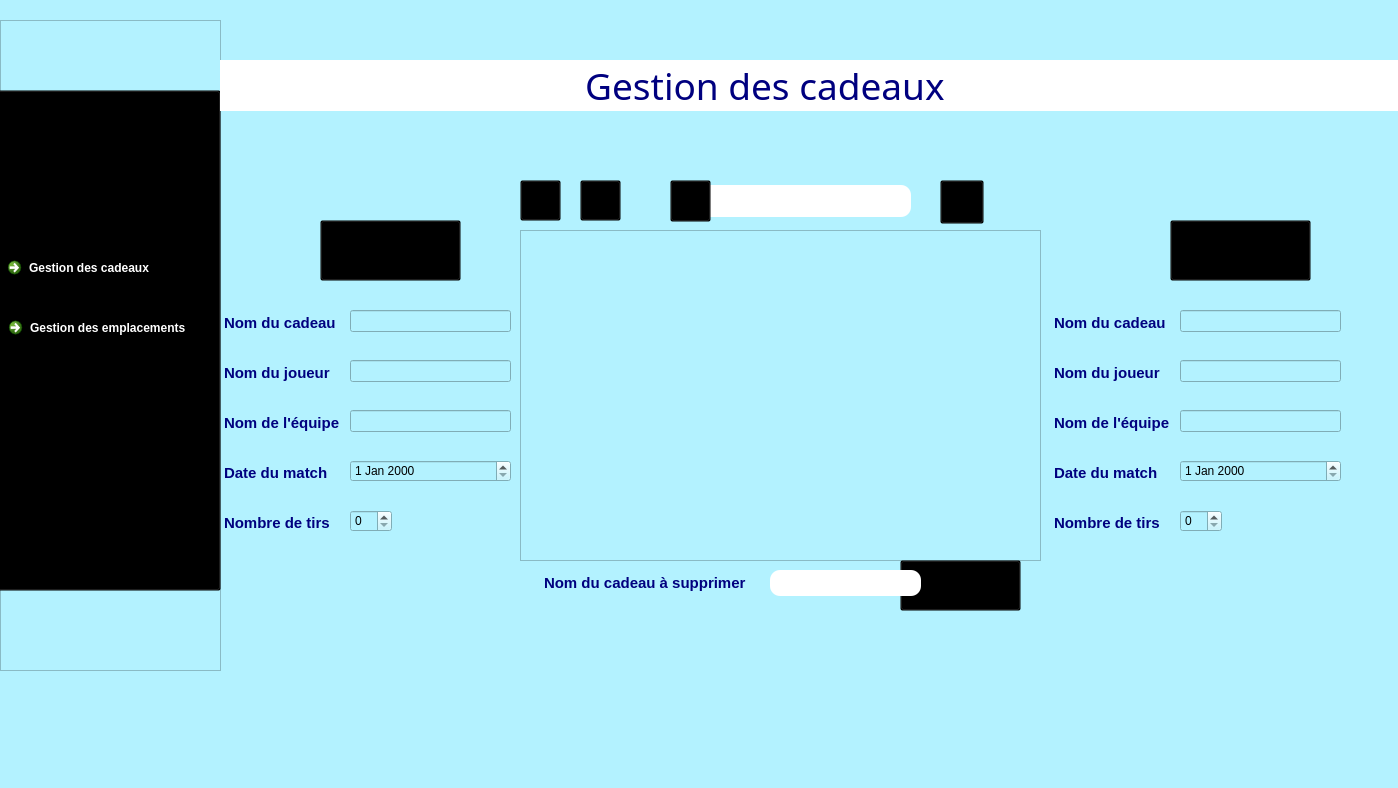
<?xml version="1.0" encoding="UTF-8"?>
<ui version="4.0">
 <class>gescadeau</class>
 <widget class="QMainWindow" name="gescadeau">
  <property name="geometry">
   <rect>
    <x>0</x>
    <y>0</y>
    <width>1398</width>
    <height>788</height>
   </rect>
  </property>
  <property name="windowTitle">
   <string>MainWindow</string>
  </property>
  <property name="styleSheet">
   <string notr="true">background-color: rgb(179, 242, 255);</string>
  </property>
  <widget class="QWidget" name="centralwidget">
   <widget class="QFrame" name="frame">
    <property name="geometry">
     <rect>
      <x>0</x>
      <y>20</y>
      <width>221</width>
      <height>651</height>
     </rect>
    </property>
    <property name="styleSheet">
     <string notr="true">background-image: url(:/back.png);</string>
    </property>
    <property name="frameShape">
     <enum>QFrame::StyledPanel</enum>
    </property>
    <property name="frameShadow">
     <enum>QFrame::Raised</enum>
    </property>
    <widget class="QPushButton" name="pushButton_2">
     <property name="geometry">
      <rect>
       <x>80</x>
       <y>560</y>
       <width>51</width>
       <height>51</height>
      </rect>
     </property>
     <property name="styleSheet">
      <string notr="true">*{
width: 10px;

background-color: transparent;
border-image: url(C:/Users/HP/Desktop/projet/image/exit.png);
background: none;
border: none;
background-repeat: none;
}

*:hover
{
width: 10px;
background-color: transparent;

border-image: url(C:/Users/HP/Desktop/projet/image/exit1.png);
background: none;
border: none;
background-repeat: none;
}</string>
     </property>
     <property name="text">
      <string/>
     </property>
    </widget>
    <widget class="QPushButton" name="pushButton_6">
     <property name="geometry">
      <rect>
       <x>-180</x>
       <y>70</y>
       <width>401</width>
       <height>501</height>
      </rect>
     </property>
     <property name="styleSheet">
      <string notr="true">*{


background-color: transparent;
	background-image: url(:/man.png);

}

*:hover
{

background-color: transparent;

}</string>
     </property>
     <property name="text">
      <string/>
     </property>
    </widget>
    <widget class="QCommandLinkButton" name="commandLinkButton">
     <property name="geometry">
      <rect>
       <x>0</x>
       <y>230</y>
       <width>221</width>
       <height>41</height>
      </rect>
     </property>
     <property name="styleSheet">
      <string notr="true">color: rgb(255, 255, 255);</string>
     </property>
     <property name="text">
      <string>Gestion des cadeaux</string>
     </property>
    </widget>
    <widget class="QCommandLinkButton" name="commandLinkButton_2">
     <property name="geometry">
      <rect>
       <x>1</x>
       <y>290</y>
       <width>221</width>
       <height>41</height>
      </rect>
     </property>
     <property name="styleSheet">
      <string notr="true">color: rgb(255, 255, 255);</string>
     </property>
     <property name="text">
      <string>Gestion des emplacements</string>
     </property>
    </widget>
   </widget>
   <widget class="QTextEdit" name="textEdit">
    <property name="enabled">
     <bool>false</bool>
    </property>
    <property name="geometry">
     <rect>
      <x>220</x>
      <y>310</y>
      <width>151</width>
      <height>45</height>
     </rect>
    </property>
    <property name="styleSheet">
     <string notr="true">*
{
background:transparent;
border:none
}</string>
    </property>
    <property name="html">
     <string>&lt;!DOCTYPE HTML PUBLIC &quot;-//W3C//DTD HTML 4.0//EN&quot; &quot;http://www.w3.org/TR/REC-html40/strict.dtd&quot;&gt;
&lt;html&gt;&lt;head&gt;&lt;meta name=&quot;qrichtext&quot; content=&quot;1&quot; /&gt;&lt;style type=&quot;text/css&quot;&gt;
p, li { white-space: pre-wrap; }
&lt;/style&gt;&lt;/head&gt;&lt;body style=&quot; font-family:'MS Shell Dlg 2'; font-size:8.25pt; font-weight:400; font-style:normal;&quot;&gt;
&lt;p style=&quot; margin-top:0px; margin-bottom:0px; margin-left:0px; margin-right:0px; -qt-block-indent:0; text-indent:0px;&quot;&gt;&lt;span style=&quot; font-family:'MS Shell Dlg 2'; font-size:11pt; font-weight:600; color:#00007f;&quot;&gt;Nom du cadeau&lt;/span&gt;&lt;/p&gt;&lt;/body&gt;&lt;/html&gt;</string>
    </property>
   </widget>
   <widget class="QTextEdit" name="textEdit_2">
    <property name="enabled">
     <bool>false</bool>
    </property>
    <property name="geometry">
     <rect>
      <x>220</x>
      <y>360</y>
      <width>151</width>
      <height>45</height>
     </rect>
    </property>
    <property name="styleSheet">
     <string notr="true">*
{
background:transparent;
border:none
}</string>
    </property>
    <property name="html">
     <string>&lt;!DOCTYPE HTML PUBLIC &quot;-//W3C//DTD HTML 4.0//EN&quot; &quot;http://www.w3.org/TR/REC-html40/strict.dtd&quot;&gt;
&lt;html&gt;&lt;head&gt;&lt;meta name=&quot;qrichtext&quot; content=&quot;1&quot; /&gt;&lt;style type=&quot;text/css&quot;&gt;
p, li { white-space: pre-wrap; }
&lt;/style&gt;&lt;/head&gt;&lt;body style=&quot; font-family:'MS Shell Dlg 2'; font-size:8.25pt; font-weight:400; font-style:normal;&quot;&gt;
&lt;p style=&quot; margin-top:0px; margin-bottom:0px; margin-left:0px; margin-right:0px; -qt-block-indent:0; text-indent:0px;&quot;&gt;&lt;span style=&quot; font-family:'MS Shell Dlg 2'; font-size:11pt; font-weight:600; color:#00007f;&quot;&gt;Nom du joueur&lt;/span&gt;&lt;/p&gt;&lt;/body&gt;&lt;/html&gt;</string>
    </property>
   </widget>
   <widget class="QTextEdit" name="textEdit_3">
    <property name="enabled">
     <bool>false</bool>
    </property>
    <property name="geometry">
     <rect>
      <x>220</x>
      <y>510</y>
      <width>151</width>
      <height>45</height>
     </rect>
    </property>
    <property name="styleSheet">
     <string notr="true">*
{
background:transparent;
border:none
}</string>
    </property>
    <property name="html">
     <string>&lt;!DOCTYPE HTML PUBLIC &quot;-//W3C//DTD HTML 4.0//EN&quot; &quot;http://www.w3.org/TR/REC-html40/strict.dtd&quot;&gt;
&lt;html&gt;&lt;head&gt;&lt;meta name=&quot;qrichtext&quot; content=&quot;1&quot; /&gt;&lt;style type=&quot;text/css&quot;&gt;
p, li { white-space: pre-wrap; }
&lt;/style&gt;&lt;/head&gt;&lt;body style=&quot; font-family:'MS Shell Dlg 2'; font-size:8.25pt; font-weight:400; font-style:normal;&quot;&gt;
&lt;p style=&quot; margin-top:0px; margin-bottom:0px; margin-left:0px; margin-right:0px; -qt-block-indent:0; text-indent:0px;&quot;&gt;&lt;span style=&quot; font-family:'MS Shell Dlg 2'; font-size:11pt; font-weight:600; color:#00007f;&quot;&gt;Nombre de tirs&lt;/span&gt;&lt;/p&gt;&lt;/body&gt;&lt;/html&gt;</string>
    </property>
   </widget>
   <widget class="QTextEdit" name="textEdit_5">
    <property name="enabled">
     <bool>false</bool>
    </property>
    <property name="geometry">
     <rect>
      <x>220</x>
      <y>410</y>
      <width>151</width>
      <height>45</height>
     </rect>
    </property>
    <property name="styleSheet">
     <string notr="true">*
{
background:transparent;
border:none
}</string>
    </property>
    <property name="html">
     <string>&lt;!DOCTYPE HTML PUBLIC &quot;-//W3C//DTD HTML 4.0//EN&quot; &quot;http://www.w3.org/TR/REC-html40/strict.dtd&quot;&gt;
&lt;html&gt;&lt;head&gt;&lt;meta name=&quot;qrichtext&quot; content=&quot;1&quot; /&gt;&lt;style type=&quot;text/css&quot;&gt;
p, li { white-space: pre-wrap; }
&lt;/style&gt;&lt;/head&gt;&lt;body style=&quot; font-family:'MS Shell Dlg 2'; font-size:8.25pt; font-weight:400; font-style:normal;&quot;&gt;
&lt;p style=&quot; margin-top:0px; margin-bottom:0px; margin-left:0px; margin-right:0px; -qt-block-indent:0; text-indent:0px;&quot;&gt;&lt;span style=&quot; font-family:'MS Shell Dlg 2'; font-size:11pt; font-weight:600; color:#00007f;&quot;&gt;Nom de l'équipe&lt;/span&gt;&lt;/p&gt;&lt;/body&gt;&lt;/html&gt;</string>
    </property>
   </widget>
   <widget class="QTextEdit" name="textEdit_6">
    <property name="enabled">
     <bool>false</bool>
    </property>
    <property name="geometry">
     <rect>
      <x>220</x>
      <y>460</y>
      <width>151</width>
      <height>45</height>
     </rect>
    </property>
    <property name="styleSheet">
     <string notr="true">*
{
background:transparent;
border:none
}</string>
    </property>
    <property name="html">
     <string>&lt;!DOCTYPE HTML PUBLIC &quot;-//W3C//DTD HTML 4.0//EN&quot; &quot;http://www.w3.org/TR/REC-html40/strict.dtd&quot;&gt;
&lt;html&gt;&lt;head&gt;&lt;meta name=&quot;qrichtext&quot; content=&quot;1&quot; /&gt;&lt;style type=&quot;text/css&quot;&gt;
p, li { white-space: pre-wrap; }
&lt;/style&gt;&lt;/head&gt;&lt;body style=&quot; font-family:'MS Shell Dlg 2'; font-size:8.25pt; font-weight:400; font-style:normal;&quot;&gt;
&lt;p style=&quot; margin-top:0px; margin-bottom:0px; margin-left:0px; margin-right:0px; -qt-block-indent:0; text-indent:0px;&quot;&gt;&lt;span style=&quot; font-family:'MS Shell Dlg 2'; font-size:11pt; font-weight:600; color:#00007f;&quot;&gt;Date du match &lt;/span&gt;&lt;/p&gt;&lt;/body&gt;&lt;/html&gt;</string>
    </property>
   </widget>
   <widget class="QLineEdit" name="nomjoueur">
    <property name="geometry">
     <rect>
      <x>350</x>
      <y>360</y>
      <width>161</width>
      <height>22</height>
     </rect>
    </property>
   </widget>
   <widget class="QLineEdit" name="nom">
    <property name="geometry">
     <rect>
      <x>350</x>
      <y>310</y>
      <width>161</width>
      <height>22</height>
     </rect>
    </property>
   </widget>
   <widget class="QLineEdit" name="nomequipe">
    <property name="geometry">
     <rect>
      <x>350</x>
      <y>410</y>
      <width>161</width>
      <height>22</height>
     </rect>
    </property>
   </widget>
   <widget class="QSpinBox" name="nbr">
    <property name="geometry">
     <rect>
      <x>350</x>
      <y>510</y>
      <width>42</width>
      <height>22</height>
     </rect>
    </property>
   </widget>
   <widget class="QDateEdit" name="date">
    <property name="geometry">
     <rect>
      <x>350</x>
      <y>460</y>
      <width>161</width>
      <height>22</height>
     </rect>
    </property>
   </widget>
   <widget class="QDateEdit" name="date1">
    <property name="geometry">
     <rect>
      <x>1180</x>
      <y>460</y>
      <width>161</width>
      <height>22</height>
     </rect>
    </property>
   </widget>
   <widget class="QTextEdit" name="textEdit_4">
    <property name="enabled">
     <bool>false</bool>
    </property>
    <property name="geometry">
     <rect>
      <x>1050</x>
      <y>310</y>
      <width>151</width>
      <height>45</height>
     </rect>
    </property>
    <property name="styleSheet">
     <string notr="true">*
{
background:transparent;
border:none
}</string>
    </property>
    <property name="html">
     <string>&lt;!DOCTYPE HTML PUBLIC &quot;-//W3C//DTD HTML 4.0//EN&quot; &quot;http://www.w3.org/TR/REC-html40/strict.dtd&quot;&gt;
&lt;html&gt;&lt;head&gt;&lt;meta name=&quot;qrichtext&quot; content=&quot;1&quot; /&gt;&lt;style type=&quot;text/css&quot;&gt;
p, li { white-space: pre-wrap; }
&lt;/style&gt;&lt;/head&gt;&lt;body style=&quot; font-family:'MS Shell Dlg 2'; font-size:8.25pt; font-weight:400; font-style:normal;&quot;&gt;
&lt;p style=&quot; margin-top:0px; margin-bottom:0px; margin-left:0px; margin-right:0px; -qt-block-indent:0; text-indent:0px;&quot;&gt;&lt;span style=&quot; font-family:'MS Shell Dlg 2'; font-size:11pt; font-weight:600; color:#00007f;&quot;&gt;Nom du cadeau&lt;/span&gt;&lt;/p&gt;&lt;/body&gt;&lt;/html&gt;</string>
    </property>
   </widget>
   <widget class="QTextEdit" name="textEdit_7">
    <property name="enabled">
     <bool>false</bool>
    </property>
    <property name="geometry">
     <rect>
      <x>1050</x>
      <y>460</y>
      <width>151</width>
      <height>45</height>
     </rect>
    </property>
    <property name="styleSheet">
     <string notr="true">*
{
background:transparent;
border:none
}</string>
    </property>
    <property name="html">
     <string>&lt;!DOCTYPE HTML PUBLIC &quot;-//W3C//DTD HTML 4.0//EN&quot; &quot;http://www.w3.org/TR/REC-html40/strict.dtd&quot;&gt;
&lt;html&gt;&lt;head&gt;&lt;meta name=&quot;qrichtext&quot; content=&quot;1&quot; /&gt;&lt;style type=&quot;text/css&quot;&gt;
p, li { white-space: pre-wrap; }
&lt;/style&gt;&lt;/head&gt;&lt;body style=&quot; font-family:'MS Shell Dlg 2'; font-size:8.25pt; font-weight:400; font-style:normal;&quot;&gt;
&lt;p style=&quot; margin-top:0px; margin-bottom:0px; margin-left:0px; margin-right:0px; -qt-block-indent:0; text-indent:0px;&quot;&gt;&lt;span style=&quot; font-family:'MS Shell Dlg 2'; font-size:11pt; font-weight:600; color:#00007f;&quot;&gt;Date du match &lt;/span&gt;&lt;/p&gt;&lt;/body&gt;&lt;/html&gt;</string>
    </property>
   </widget>
   <widget class="QLineEdit" name="nom1">
    <property name="geometry">
     <rect>
      <x>1180</x>
      <y>310</y>
      <width>161</width>
      <height>22</height>
     </rect>
    </property>
   </widget>
   <widget class="QLineEdit" name="nomjoueur1">
    <property name="geometry">
     <rect>
      <x>1180</x>
      <y>360</y>
      <width>161</width>
      <height>22</height>
     </rect>
    </property>
   </widget>
   <widget class="QTextEdit" name="textEdit_8">
    <property name="enabled">
     <bool>false</bool>
    </property>
    <property name="geometry">
     <rect>
      <x>1050</x>
      <y>360</y>
      <width>151</width>
      <height>45</height>
     </rect>
    </property>
    <property name="styleSheet">
     <string notr="true">*
{
background:transparent;
border:none
}</string>
    </property>
    <property name="html">
     <string>&lt;!DOCTYPE HTML PUBLIC &quot;-//W3C//DTD HTML 4.0//EN&quot; &quot;http://www.w3.org/TR/REC-html40/strict.dtd&quot;&gt;
&lt;html&gt;&lt;head&gt;&lt;meta name=&quot;qrichtext&quot; content=&quot;1&quot; /&gt;&lt;style type=&quot;text/css&quot;&gt;
p, li { white-space: pre-wrap; }
&lt;/style&gt;&lt;/head&gt;&lt;body style=&quot; font-family:'MS Shell Dlg 2'; font-size:8.25pt; font-weight:400; font-style:normal;&quot;&gt;
&lt;p style=&quot; margin-top:0px; margin-bottom:0px; margin-left:0px; margin-right:0px; -qt-block-indent:0; text-indent:0px;&quot;&gt;&lt;span style=&quot; font-family:'MS Shell Dlg 2'; font-size:11pt; font-weight:600; color:#00007f;&quot;&gt;Nom du joueur&lt;/span&gt;&lt;/p&gt;&lt;/body&gt;&lt;/html&gt;</string>
    </property>
   </widget>
   <widget class="QTextEdit" name="textEdit_9">
    <property name="enabled">
     <bool>false</bool>
    </property>
    <property name="geometry">
     <rect>
      <x>1050</x>
      <y>410</y>
      <width>151</width>
      <height>45</height>
     </rect>
    </property>
    <property name="styleSheet">
     <string notr="true">*
{
background:transparent;
border:none
}</string>
    </property>
    <property name="html">
     <string>&lt;!DOCTYPE HTML PUBLIC &quot;-//W3C//DTD HTML 4.0//EN&quot; &quot;http://www.w3.org/TR/REC-html40/strict.dtd&quot;&gt;
&lt;html&gt;&lt;head&gt;&lt;meta name=&quot;qrichtext&quot; content=&quot;1&quot; /&gt;&lt;style type=&quot;text/css&quot;&gt;
p, li { white-space: pre-wrap; }
&lt;/style&gt;&lt;/head&gt;&lt;body style=&quot; font-family:'MS Shell Dlg 2'; font-size:8.25pt; font-weight:400; font-style:normal;&quot;&gt;
&lt;p style=&quot; margin-top:0px; margin-bottom:0px; margin-left:0px; margin-right:0px; -qt-block-indent:0; text-indent:0px;&quot;&gt;&lt;span style=&quot; font-family:'MS Shell Dlg 2'; font-size:11pt; font-weight:600; color:#00007f;&quot;&gt;Nom de l'équipe&lt;/span&gt;&lt;/p&gt;&lt;/body&gt;&lt;/html&gt;</string>
    </property>
   </widget>
   <widget class="QTextEdit" name="textEdit_10">
    <property name="enabled">
     <bool>false</bool>
    </property>
    <property name="geometry">
     <rect>
      <x>1050</x>
      <y>510</y>
      <width>151</width>
      <height>45</height>
     </rect>
    </property>
    <property name="styleSheet">
     <string notr="true">*
{
background:transparent;
border:none
}</string>
    </property>
    <property name="html">
     <string>&lt;!DOCTYPE HTML PUBLIC &quot;-//W3C//DTD HTML 4.0//EN&quot; &quot;http://www.w3.org/TR/REC-html40/strict.dtd&quot;&gt;
&lt;html&gt;&lt;head&gt;&lt;meta name=&quot;qrichtext&quot; content=&quot;1&quot; /&gt;&lt;style type=&quot;text/css&quot;&gt;
p, li { white-space: pre-wrap; }
&lt;/style&gt;&lt;/head&gt;&lt;body style=&quot; font-family:'MS Shell Dlg 2'; font-size:8.25pt; font-weight:400; font-style:normal;&quot;&gt;
&lt;p style=&quot; margin-top:0px; margin-bottom:0px; margin-left:0px; margin-right:0px; -qt-block-indent:0; text-indent:0px;&quot;&gt;&lt;span style=&quot; font-family:'MS Shell Dlg 2'; font-size:11pt; font-weight:600; color:#00007f;&quot;&gt;Nombre de tirs&lt;/span&gt;&lt;/p&gt;&lt;/body&gt;&lt;/html&gt;</string>
    </property>
   </widget>
   <widget class="QSpinBox" name="nbr1">
    <property name="geometry">
     <rect>
      <x>1180</x>
      <y>510</y>
      <width>42</width>
      <height>22</height>
     </rect>
    </property>
   </widget>
   <widget class="QLineEdit" name="nomequipe1">
    <property name="geometry">
     <rect>
      <x>1180</x>
      <y>410</y>
      <width>161</width>
      <height>22</height>
     </rect>
    </property>
   </widget>
   <widget class="QPushButton" name="pushButton_5">
    <property name="geometry">
     <rect>
      <x>320</x>
      <y>220</y>
      <width>141</width>
      <height>61</height>
     </rect>
    </property>
    <property name="styleSheet">
     <string notr="true">*{


background-color: transparent;
border-image: url(C:/Users/HP/Desktop/projet/image/ajout.png);

}

*:hover
{

background-color: transparent;

}</string>
    </property>
    <property name="text">
     <string/>
    </property>
   </widget>
   <widget class="QTableView" name="tabcadeau">
    <property name="geometry">
     <rect>
      <x>520</x>
      <y>230</y>
      <width>521</width>
      <height>331</height>
     </rect>
    </property>
    <property name="styleSheet">
     <string notr="true">border-color: rgb(0, 0, 127);</string>
    </property>
   </widget>
   <widget class="QPushButton" name="modifier_cadeau">
    <property name="geometry">
     <rect>
      <x>1170</x>
      <y>220</y>
      <width>141</width>
      <height>61</height>
     </rect>
    </property>
    <property name="styleSheet">
     <string notr="true">*{


background-color: transparent;
border-image: url(C:/Users/HP/Desktop/projet/image/modifbtn.png);

}

*:hover
{

background-color: transparent;


}</string>
    </property>
    <property name="text">
     <string/>
    </property>
   </widget>
   <widget class="QPushButton" name="supprimer_cadeau">
    <property name="geometry">
     <rect>
      <x>900</x>
      <y>560</y>
      <width>121</width>
      <height>51</height>
     </rect>
    </property>
    <property name="styleSheet">
     <string notr="true">*{


background-color: transparent;
border-image: url(C:/Users/HP/Desktop/projet/image/suppbtn.png);

}

*:hover
{

background-color: transparent;


}</string>
    </property>
    <property name="text">
     <string/>
    </property>
   </widget>
   <widget class="QTextEdit" name="textEdit_17">
    <property name="enabled">
     <bool>false</bool>
    </property>
    <property name="geometry">
     <rect>
      <x>540</x>
      <y>570</y>
      <width>331</width>
      <height>45</height>
     </rect>
    </property>
    <property name="styleSheet">
     <string notr="true">*
{
background:transparent;
border:none
}</string>
    </property>
    <property name="html">
     <string>&lt;!DOCTYPE HTML PUBLIC &quot;-//W3C//DTD HTML 4.0//EN&quot; &quot;http://www.w3.org/TR/REC-html40/strict.dtd&quot;&gt;
&lt;html&gt;&lt;head&gt;&lt;meta name=&quot;qrichtext&quot; content=&quot;1&quot; /&gt;&lt;style type=&quot;text/css&quot;&gt;
p, li { white-space: pre-wrap; }
&lt;/style&gt;&lt;/head&gt;&lt;body style=&quot; font-family:'MS Shell Dlg 2'; font-size:8.25pt; font-weight:400; font-style:normal;&quot;&gt;
&lt;p style=&quot; margin-top:0px; margin-bottom:0px; margin-left:0px; margin-right:0px; -qt-block-indent:0; text-indent:0px;&quot;&gt;&lt;span style=&quot; font-family:'MS Shell Dlg 2'; font-size:11pt; font-weight:600; color:#00007f;&quot;&gt;Nom du cadeau à supprimer&lt;/span&gt;&lt;/p&gt;&lt;/body&gt;&lt;/html&gt;</string>
    </property>
   </widget>
   <widget class="QLineEdit" name="nom2">
    <property name="geometry">
     <rect>
      <x>770</x>
      <y>570</y>
      <width>151</width>
      <height>26</height>
     </rect>
    </property>
    <property name="styleSheet">
     <string notr="true">*
{
border:none;
font-size:20px;
background-color:white; 
border: none; 
border-radius: 10px; 
padding: 0 8px; 
selection-background-color: white; 
}</string>
    </property>
   </widget>
   <widget class="QPushButton" name="reloadd">
    <property name="geometry">
     <rect>
      <x>520</x>
      <y>180</y>
      <width>41</width>
      <height>41</height>
     </rect>
    </property>
    <property name="styleSheet">
     <string notr="true">*{


background-color: transparent;
border-image: url(C:/Users/HP/Desktop/projet/image/reload.png);

}

*:hover
{

background-color: transparent;


}</string>
    </property>
    <property name="text">
     <string/>
    </property>
   </widget>
   <widget class="QPushButton" name="print">
    <property name="geometry">
     <rect>
      <x>580</x>
      <y>180</y>
      <width>41</width>
      <height>41</height>
     </rect>
    </property>
    <property name="styleSheet">
     <string notr="true">*{


background-color: transparent;
border-image: url(C:/Users/HP/Desktop/projet/image/print.png);

}

*:hover
{

background-color: transparent;


}</string>
    </property>
    <property name="text">
     <string/>
    </property>
   </widget>
   <widget class="QLabel" name="label">
    <property name="geometry">
     <rect>
      <x>220</x>
      <y>60</y>
      <width>1181</width>
      <height>51</height>
     </rect>
    </property>
    <property name="font">
     <font>
      <family>Berlin Sans FB</family>
      <pointsize>28</pointsize>
     </font>
    </property>
    <property name="styleSheet">
     <string notr="true">background-color: rgb(255, 255, 255);
color: rgb(0, 0, 127);</string>
    </property>
    <property name="text">
     <string>                                      Gestion des cadeaux</string>
    </property>
   </widget>
   <widget class="QLineEdit" name="idr">
    <property name="geometry">
     <rect>
      <x>700</x>
      <y>185</y>
      <width>211</width>
      <height>32</height>
     </rect>
    </property>
    <property name="styleSheet">
     <string notr="true">*{
background-color:white; 
border: none; 
border-radius: 10px; 
padding: 0 8px; 
selection-background-color: white; 
 font-size: 16px;
}</string>
    </property>
   </widget>
   <widget class="QPushButton" name="pushButton_7">
    <property name="geometry">
     <rect>
      <x>670</x>
      <y>180</y>
      <width>41</width>
      <height>42</height>
     </rect>
    </property>
    <property name="styleSheet">
     <string notr="true">*{


background-color: transparent;
border-image: url(C:/Users/HP/Desktop/projet/image/cherchbtn.png);

}

*:hover
{

background-color: transparent;

border-image: url(C:/Users/HP/Desktop/projet/image/cherchbtnpr.png);

}</string>
    </property>
    <property name="text">
     <string/>
    </property>
   </widget>
   <widget class="QPushButton" name="up">
    <property name="geometry">
     <rect>
      <x>940</x>
      <y>180</y>
      <width>44</width>
      <height>44</height>
     </rect>
    </property>
    <property name="styleSheet">
     <string notr="true">*{


background-color: transparent;
	background-image: url(:/triup.png);

}

*:hover
{

background-color: transparent;


}</string>
    </property>
    <property name="text">
     <string/>
    </property>
   </widget>
  </widget>
  <widget class="QStatusBar" name="statusbar"/>
 </widget>
 <resources/>
 <connections/>
</ui>
